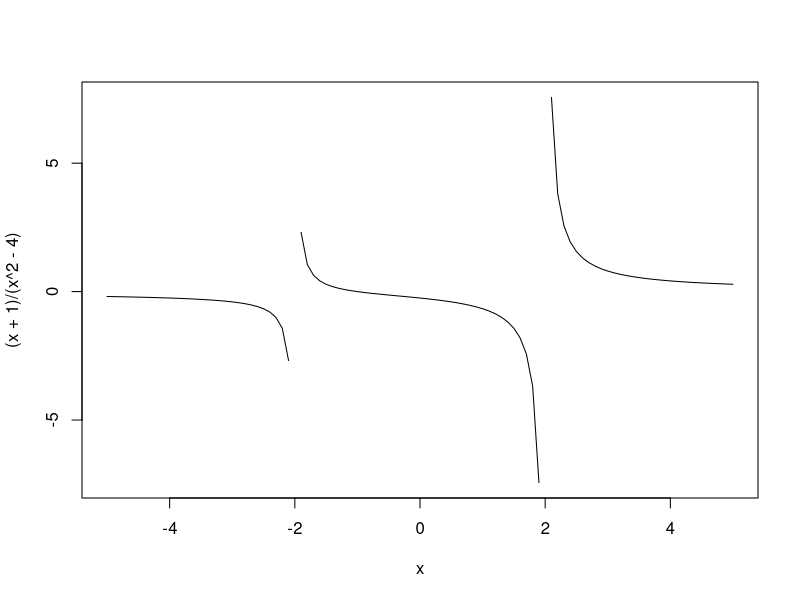
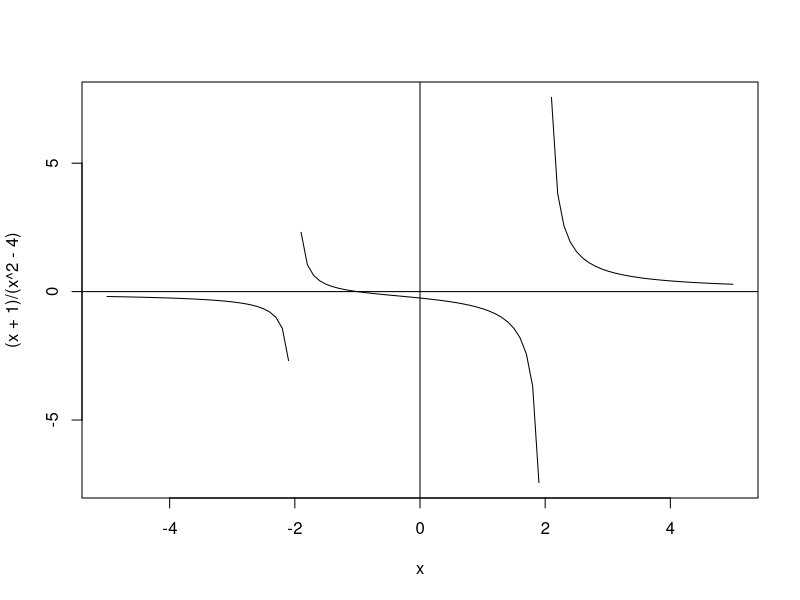
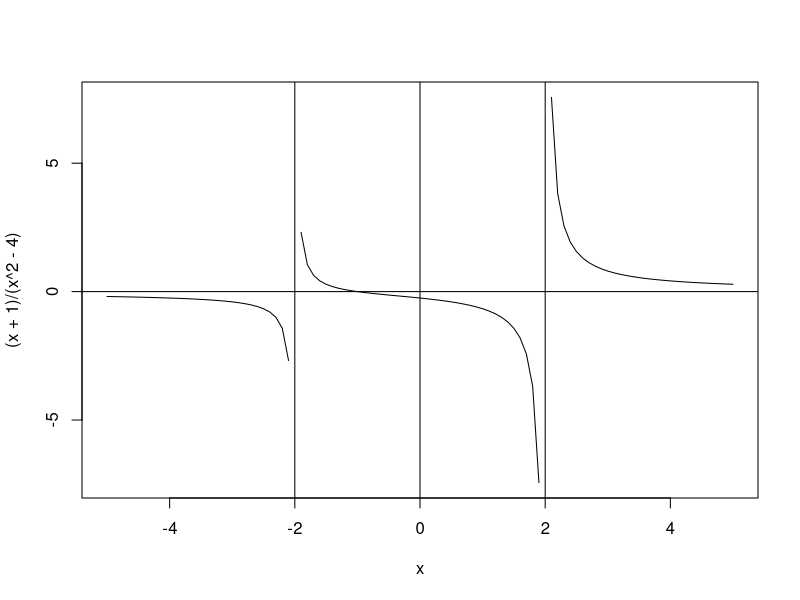

R code for these plots, in order:
#r2-zad3
png("wykres1.png")
curve((x+1)/(x**2-4), from = -5, to = 5)
dev.off()

png("wykres2.png")
curve((x+1)/(x**2-4), from = -5, to = 5)
abline(h = 0, v = 0)
#abline(v = c(-2,2))
dev.off()

png("wykres3.png")
curve((x+1)/(x**2-4), from = -5, to = 5)
abline(h = 0, v = 0)
abline(v = c(-2,2))
dev.off()

